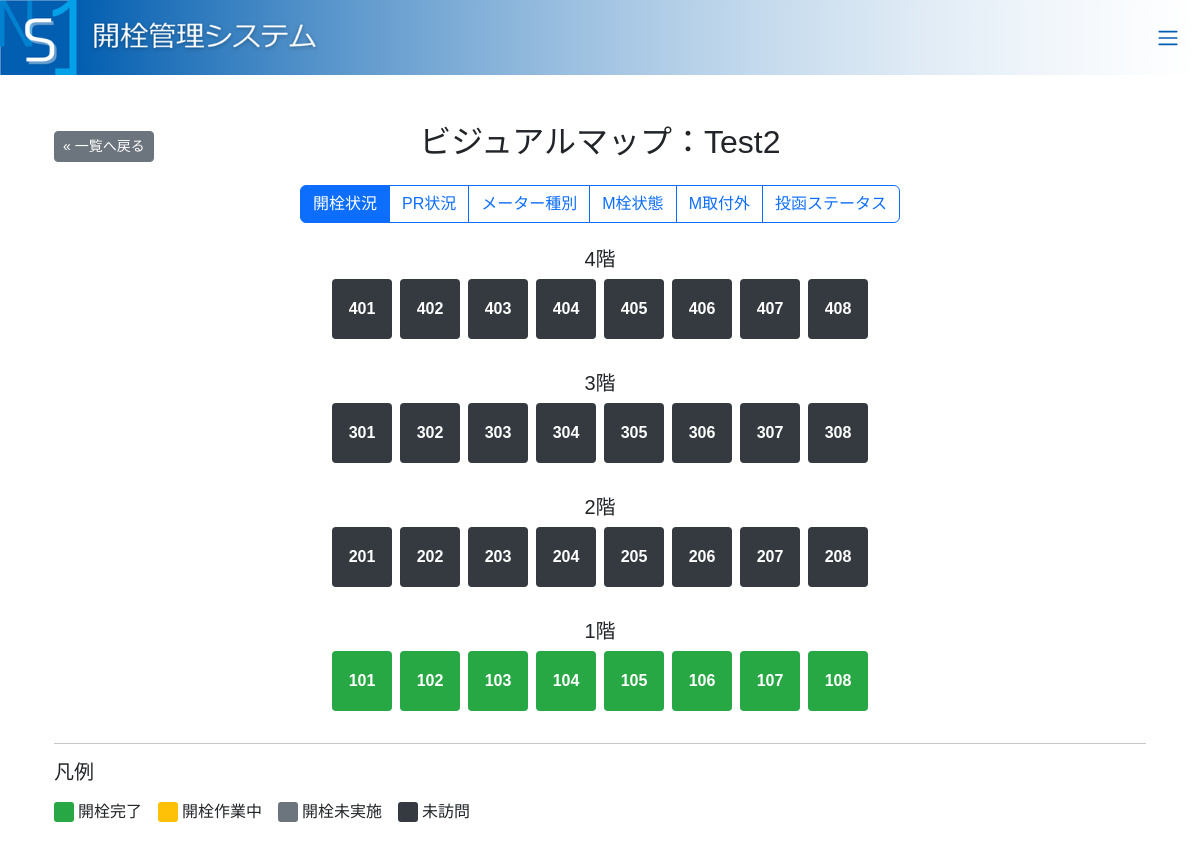
Page /projects/35/map/ (signed in) on the committed database.
### core/models.py (models this page shows, shortened)
class Project(models.Model):
    order_no = models.CharField(
        "オーダーNo.",
        max_length=6,
        unique=True,
        null=True,
        blank=True,
        validators=[
            RegexValidator(
                regex=r'^[A-Z][0-9]{5}$',
                message='オーダーNo.は大文字1字＋数字5桁（例：A01234）で入力してください。'
            )
        ],
        help_text='大文字1字＋数字5桁（例：A01234）'
    )
    name = models.CharField("案件名", max_length=200)
    date = models.DateField("作成日", auto_now_add=True)
    district = models.CharField(
        "地区",
        max_length=50,
        blank=True,
        help_text='作成者の所属地区が自動セットされます'
    )
    allowed_users = models.ManyToManyField(
        settings.AUTH_USER_MODEL,
        verbose_name="アクセス許可ユーザー",
        blank=True,
    )
    is_completed = models.BooleanField(
        "完了サイン",
        default=False,
        help_text='スタッフが対応完了後にチェックします'
    )
    class Meta:
        verbose_name = "案件"
        verbose_name_plural = "案件一覧"
    is_deleted = models.BooleanField(default=False, verbose_name="削除フラグ")
    deleted_at = models.DateTimeField(null=True, blank=True, verbose_name="削除予定日時")

class Assignment(models.Model):
    sequence = models.PositiveIntegerField(
        "通し番号",
        null=True,
        blank=True,
        help_text='プロジェクト内での通し番号（後ほど自動採番）'
    )
    block_number = models.CharField("丁番号", max_length=10, blank=True)
    building_number = models.CharField("棟番号", max_length=10, blank=True)
    meter_type = models.CharField("メーター種別", max_length=10, blank=True)
    meter_number = models.CharField("メーター番号", max_length=20, blank=True)
    PR_STATUS_CHOICES = [
        ('未訪問', '未訪問'),
        ('在宅', '在宅'),
        ('不在', '不在'),
    ]
    pr_status = models.CharField("PR状況", max_length=10, choices=PR_STATUS_CHOICES, default='未訪問')
    OPEN_ROUND_CHOICES = [(i, f"{i}巡目") for i in range(1, 6)]
    open_round = models.PositiveSmallIntegerField("開栓巡目", choices=OPEN_ROUND_CHOICES, default=1)
    OPEN_STATUS_CHOICES = [
        ('未訪問', '未訪問'),
        ('作業中', '開栓作業中'),
        ('未実施', '開栓未実施'),
        ('完了', '開栓完了'),
        ('最終チェック完了', '最終チェック完了'),
    ]
    open_status = models.CharField("開栓状況", max_length=20, choices=OPEN_STATUS_CHOICES, default='未訪問')
    performed_by = models.ForeignKey(
        settings.AUTH_USER_MODEL, verbose_name="実施ユーザー",
        related_name='performed_assignments', null=True, blank=True, on_delete=models.SET_NULL
    )
    performed_at = models.DateTimeField("実施日時", null=True, blank=True)
    checked_by = models.ForeignKey(
        settings.AUTH_USER_MODEL, verbose_name="チェックユーザー",
        related_name='checked_assignments', null=True, blank=True, on_delete=models.SET_NULL
    )
    checked_at = models.DateTimeField("チェック日時", null=True, blank=True)
    GAUGE_SPEC_CHOICES = [('不要', '不要'), ('供給圧', '供給圧'), ('テスト圧', 'テスト圧')]
    gauge_spec = models.CharField("ゲージ仕様", max_length=10, choices=GAUGE_SPEC_CHOICES, default='不要', blank=True)
    ABSENCE_ACTION_CHOICES = [('開栓', '開栓'), ('保安閉栓', '保安閉栓')]
    absence_action = models.CharField("不在時処置", max_length=10, choices=ABSENCE_ACTION_CHOICES, default='開栓', blank=True)
    LEAFLET_TYPE_CHOICES = [('不要', '不要'), ('修', '修'), ('F', 'F'), ('その他', 'その他')]
    leaflet_type = models.CharField("投函用紙種別", max_length=10, choices=LEAFLET_TYPE_CHOICES, default='不要', blank=True)
    LEAFLET_STATUS_CHOICES = [('未投函', '未投函'), ('投函済', '投函済')]
    leaflet_status = models.CharField("投函ステータス", max_length=10, choices=LEAFLET_STATUS_CHOICES, blank=True, null=True)
    MVALVE_STATE_CHOICES = [('アキ', 'アキ'), ('シマリ', 'シマリ')]
    m_valve_state = models.CharField("M栓状態", max_length=10, choices=MVALVE_STATE_CHOICES, blank=True)
    MVALVE_ATTACH_CHOICES = [('取付', '取付'), ('取外', '取外')]
    m_valve_attach = models.CharField("M取付外", max_length=10, choices=MVALVE_ATTACH_CHOICES, default='取付', blank=True)
    project = models.ForeignKey(Project, verbose_name="案件", on_delete=models.CASCADE, related_name='assignments')
    customer = models.ForeignKey(Customer, verbose_name="顧客", on_delete=models.CASCADE, related_name='assignments')
    class Meta:
        verbose_name = "割当"
        verbose_name_plural = "割当一覧"
        unique_together = ('project', 'customer')

class Customer(models.Model):
    usage_no = models.CharField(
        "ご使用番号",
        max_length=4,
        unique=True,
        validators=[
            RegexValidator(
                regex=r'^\d{4}$',
                message='ご使用番号は必ず4桁の数字で指定してください。'
            )
        ]
    )
    name = models.CharField("氏名", max_length=20, blank=True)
    room_number = models.CharField("部屋番号", max_length=20, blank=True)
    building_name = models.CharField(
        "集合住宅名", max_length=50, blank=True,
        help_text='将来の建物名管理用'
    )
    class Meta:
        verbose_name = "顧客"
        verbose_name_plural = "顧客一覧"

### core/views.py (the view)
# urls.py: path('<int:pk>/map/', views.project_map, name='project_map'),
@login_required
def project_map(request, pk):
    project     = get_object_or_404(Project, pk=pk, allowed_users=request.user)
    assignments = Assignment.objects.filter(project=project).select_related('customer')
    floors = defaultdict(list)
    for a in assignments:
        room = a.customer.room_number or ''
        if room.isdigit():
            floor = int(room[:-2]) if len(room) >= 3 else (int(room[0]) if len(room) == 2 else 0)
        else:
            floor = -1
        floors[floor].append(a)
    sorted_floors = sorted(
        floors.items(),
        key=lambda x: (x[0] == -1, -x[0] if x[0] != -1 else 0)
    )
    return render(request, 'core/project_map.html', {
        'project':             project,
        'grouped_assignments': sorted_floors,
    })

### templates/core/project_map.html (shortened to what this page needs)
{% extends "base.html" %}
{% load static %}
{% block content %}
<div class="container my-5">
  <div class="d-flex justify-content-between align-items-center mb-3">
    <a href="{% url 'core:project_detail' project.pk %}"
       class="btn btn-secondary btn-sm">
      &laquo; 一覧へ戻る
    </a>
    <h2>ビジュアルマップ：{{ project.name }}</h2>
  </div>
  <div class="status-toggle text-center">
    <div class="btn-group" role="group">
      <button type="button" class="btn btn-outline-primary active" data-type="open_status">開栓状況</button>
      <button type="button" class="btn btn-outline-primary" data-type="pr_status">PR状況</button>
      <button type="button" class="btn btn-outline-primary" data-type="meter_type">メーター種別</button>
      <button type="button" class="btn btn-outline-primary" data-type="m_valve_state">M栓状態</button>
      <button type="button" class="btn btn-outline-primary" data-type="m_valve_attach">M取付外</button>
      <button type="button" class="btn btn-outline-primary" data-type="leaflet_status">投函ステータス</button>
    </div>
  </div>
  {% for floor, assigns in grouped_assignments %}
    <div class="mb-4">
      <h5 class="text-center mb-2">
        {% if floor == -1 %}その他{% else %}{{ floor }}階{% endif %}
      </h5>
      <div class="room-container">
        {% for a in assigns %}
          <div class="room-marker"
               data-open_status="{{ a.open_status }}"
               data-pr_status="{{ a.pr_status }}"
               data-meter_type="{{ a.meter_type }}"
               data-m_valve_state="{{ a.m_valve_state }}"
               data-m_valve_attach="{{ a.m_valve_attach }}"
               data-leaflet_status="{{ a.leaflet_status }}"
               title="
顧客: {{ a.customer.name }}
開栓状況: {{ a.open_status }}
PR状況: {{ a.pr_status }}
メーター種別: {{ a.meter_type }}
M栓状態: {{ a.m_valve_state }}
M取付外: {{ a.m_valve_attach }}
投函ステータス: {{ a.leaflet_status }}
               "
               onclick="location.href='{% url 'core:assignment_detail' project.pk a.pk %}'">
            {{ a.customer.room_number }}
          </div>
        {% empty %}
          <p class="text-center">該当する割当がありません。</p>
        {% endfor %}
      </div>
    </div>
  {% empty %}
    <p class="text-center">表示するデータがありません。</p>
  {% endfor %}
  <hr>
  <h5>凡例</h5>
  <div class="d-flex flex-wrap gap-3 mt-3">
    <div class="d-flex align-items-center">
      <span class="d-inline-block marker-open_status-完了" style="width:20px; height:20px; border-radius:3px;"></span>
      <span class="ms-1">開栓完了</span>
    </div>
    <div class="d-flex align-items-center">
      <span class="d-inline-block marker-open_status-開栓作業中" style="width:20px; height:20px; border-radius:3px;"></span>
      <span class="ms-1">開栓作業中</span>
    </div>
    <div class="d-flex align-items-center">
      <span class="d-inline-block marker-open_status-開栓未実施" style="width:20px; height:20px; border-radius:3px;"></span>
      <span class="ms-1">開栓未実施</span>
    </div>
    <div class="d-flex align-items-center">
      <span class="d-inline-block marker-open_status-未訪問" style="width:20px; height:20px; border-radius:3px;"></span>
      <span class="ms-1">未訪問</span>
    </div>
  </div>
</div>
{% endblock content %}

### static/css/style.css (style rules this page uses)
html, body { font-family: "Meiryo UI", "メイリオ", sans-serif !important; }

### templates/core/project_map.html (style rules this page uses)
.room-container { display: flex; flex-wrap: wrap; justify-content: center; gap: 0.5rem; margin-bottom: 2rem; }
.room-marker { width: 60px; height: 60px; display: flex; align-items: center; justify-content: center; border-radius: 4px; color: #fff; font-weight: bold; cursor: pointer; background-color: #6c757d; }
.status-toggle { margin-bottom: 1.5rem; }
.marker-open_status-完了 { background-color: #28a745; }
.marker-open_status-開栓作業中 { background-color: #ffc107; color:#000; }
.marker-open_status-開栓未実施 { background-color: #6c757d; }
.marker-open_status-未訪問 { background-color: #343a40; }

### rows in the picture
Project: name "Test2"
Assignment: floor "4", customer.room_number "401"
Assignment: customer.room_number "402"
Assignment: customer.room_number "403"
Assignment: customer.room_number "404"
Assignment: customer.room_number "405"
Assignment: customer.room_number "406"
Assignment: customer.room_number "407"
Assignment: customer.room_number "408"
Assignment: floor "3", customer.room_number "301"
Assignment: customer.room_number "302"
Assignment: customer.room_number "303"
Assignment: customer.room_number "304"
Assignment: customer.room_number "305"
Assignment: customer.room_number "306"
Assignment: customer.room_number "307"
Assignment: customer.room_number "308"
Assignment: floor "2", customer.room_number "201"
Assignment: customer.room_number "202"
Assignment: customer.room_number "203"
Assignment: customer.room_number "204"
Assignment: customer.room_number "205"
Assignment: customer.room_number "206"
Assignment: customer.room_number "207"
Assignment: customer.room_number "208"
Assignment: floor "1", customer.room_number "101"
Assignment: customer.room_number "102"
Assignment: customer.room_number "103"
Assignment: customer.room_number "104"
Assignment: customer.room_number "105"
Assignment: customer.room_number "106"
Assignment: customer.room_number "107"
Assignment: customer.room_number "108"
